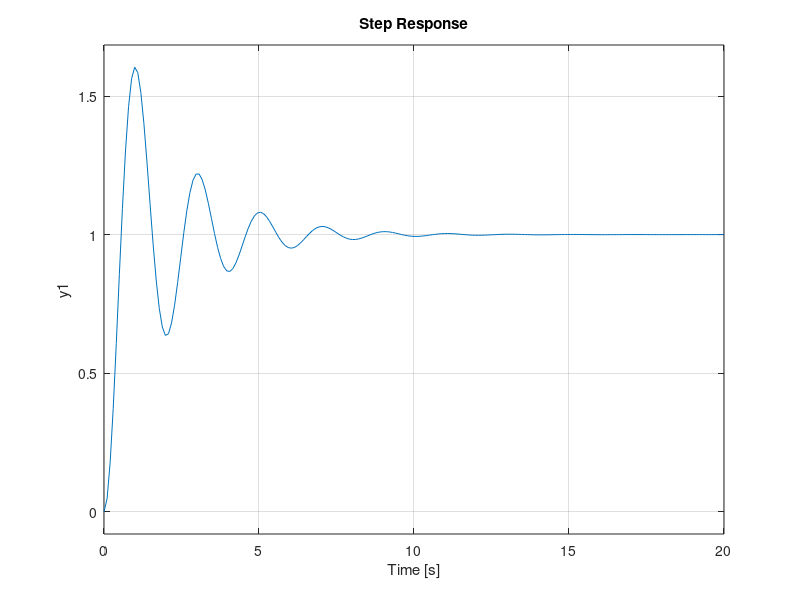

The MATLAB source for this figure: (Note: this script raises an error after producing the figure.)
clc;
clear;
close all;

s=tf('s');
G_P = 10/(s^2+s)
figure(1)
step(feedback(G_P,1))
stepinfo(feedback(G_P,1))
figure(2)
bode(G_P)
margin(G_P)
[m_r,w_r] = getPeakGain(feedback(G_P,1))

G_C = (1+0.385*s)/(1 + 0.162*s)
G_T = G_P*G_C
figure(3)
step(feedback(G_T,1))
stepinfo(feedback(G_T,1))
figure(4)
bode(G_T)
margin(G_T)
[m_r_cont,w_r_cont] = getPeakGain(feedback(G_T,1))
